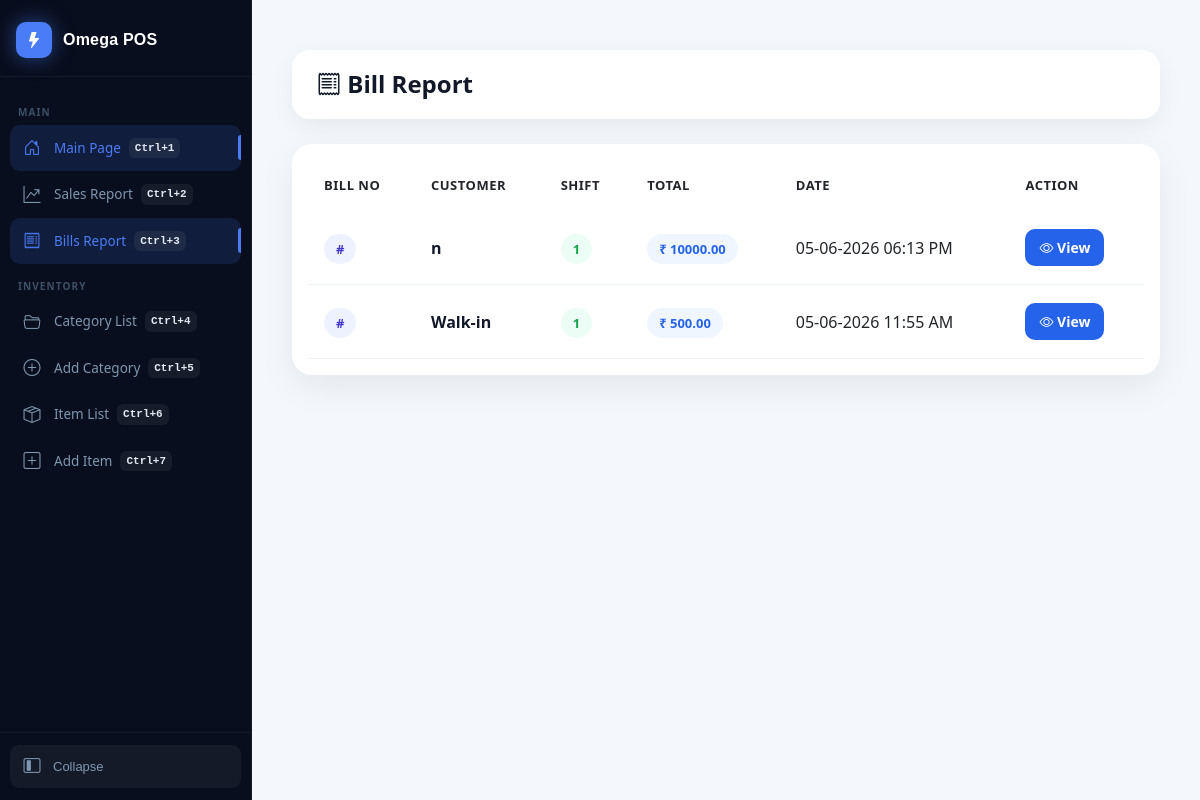
The app's page /bill-report/, older data.
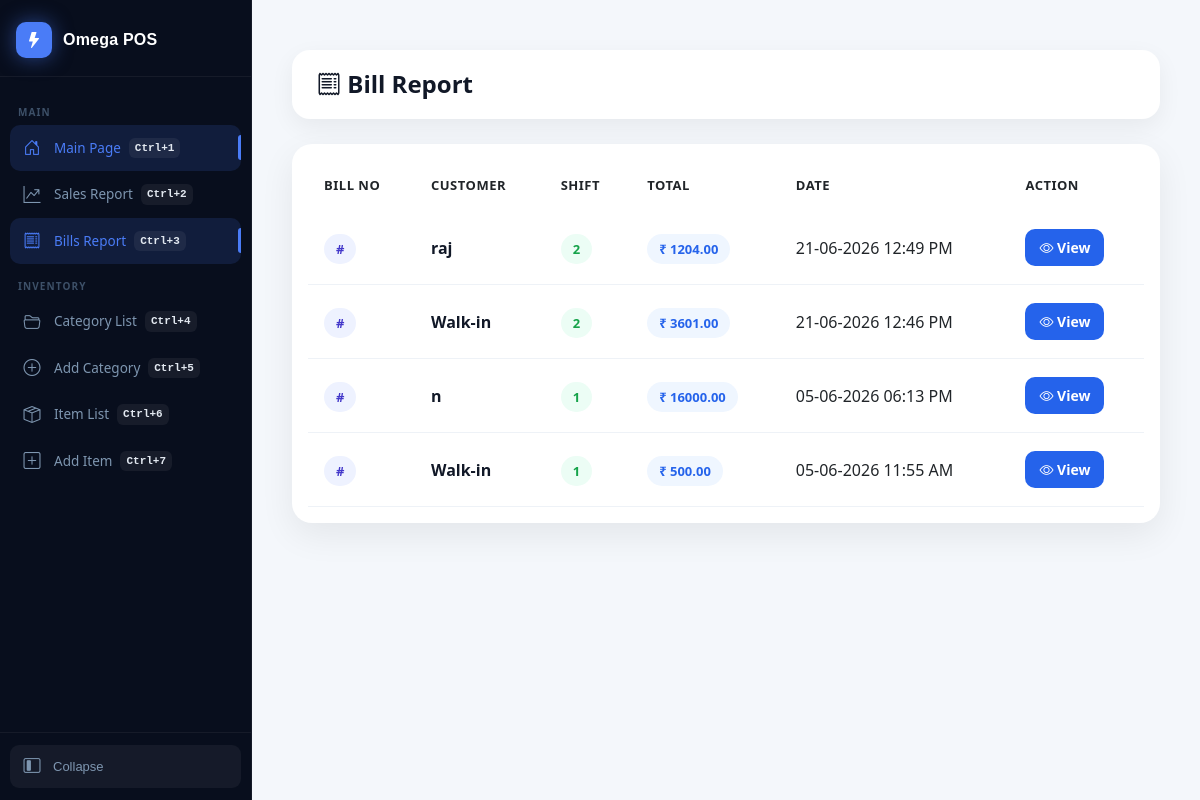
The same page, newer data.
### billing/models.py (models this page shows)
class Bill(models.Model):
    customer_name = models.CharField(
        max_length=100,
        blank=True,
        null=True
    )
    total = models.DecimalField(
        max_digits=12,
        decimal_places=2
    )
    shift = models.CharField(
        max_length=10
    )
    created_at = models.DateTimeField(
        auto_now_add=True
    )
    is_edited = models.BooleanField(
        default=False
    )
    edited_at = models.DateTimeField(
        null=True,
        blank=True
    )

### billing/views.py (the view)
def bill_report(request):
    bills = Bill.objects.all().order_by("-id")
    paginator = Paginator(bills, 10)
    page_obj = paginator.get_page(
        request.GET.get("page")
    )
    return render(
        request,
        "bill_report.html",
        {
            "bills": page_obj,
            "page_obj": page_obj
        }
    )

### billing/templates/bill_report.html (shortened to what this page needs)
{% extends 'layouts/base.html' %}
{% block content %}
<div class="container-fluid mt-4">
    <div class="page-header d-flex justify-content-between align-items-center">
        <h3>
            <i class="bi bi-receipt"></i>
            Bill Report
        </h3>
    </div>
    <div class="card main-card p-3">
        <div class="table-responsive">
            <table class="table">
                <thead>
                    <tr>
                        <th>Bill No</th>
                        <th>Customer</th>
                        <th>Shift</th>
                        <th>Total</th>
                        <th>Date</th>
                        <th>Action</th>
                    </tr>
                </thead>
                <tbody>
                    {% for bill in bills %}
                    <tr>
                        <td>
                            <span class="bill-badge">
                            #
                            </span>
                        </td>
                        <td>
                            <span class="customer-name">
                                {{ bill.customer_name }}
                            </span>
                        </td>
                        <td>
                            <span class="shift-badge">
                            {{ bill.shift }}
                            </span>
                        </td>
                        <td>
                            <span class="amount-badge">
                            ₹ {{ bill.total }}
                            </span>
                        </td>
                        <td>
                            {{ bill.created_at|date:"d-m-Y h:i A" }}
                        </td>
                        <td>
                            <a href="{% url 'bill_detail' bill.id %}"
                               class="btn btn-primary btn-sm">
                                <i class="bi bi-eye"></i>
                                View
                            </a>
                        </td>
                    </tr>
                    {% endfor %}
                </tbody>
            </table>
        </div>
    </div>
</div>
{% endblock %}

Row changes from the older to the newer data that the page shows:
added Bill: customer_name "raj", shift "2", total "1204.00", created_at "21-06-2026 12:49 PM"
added Bill: customer_name "Walk-in", shift "2", total "3601.00", created_at "21-06-2026 12:46 PM"
changed Bill "05-06-2026 06:13 PM": total "10000.00" → "16000.00"
